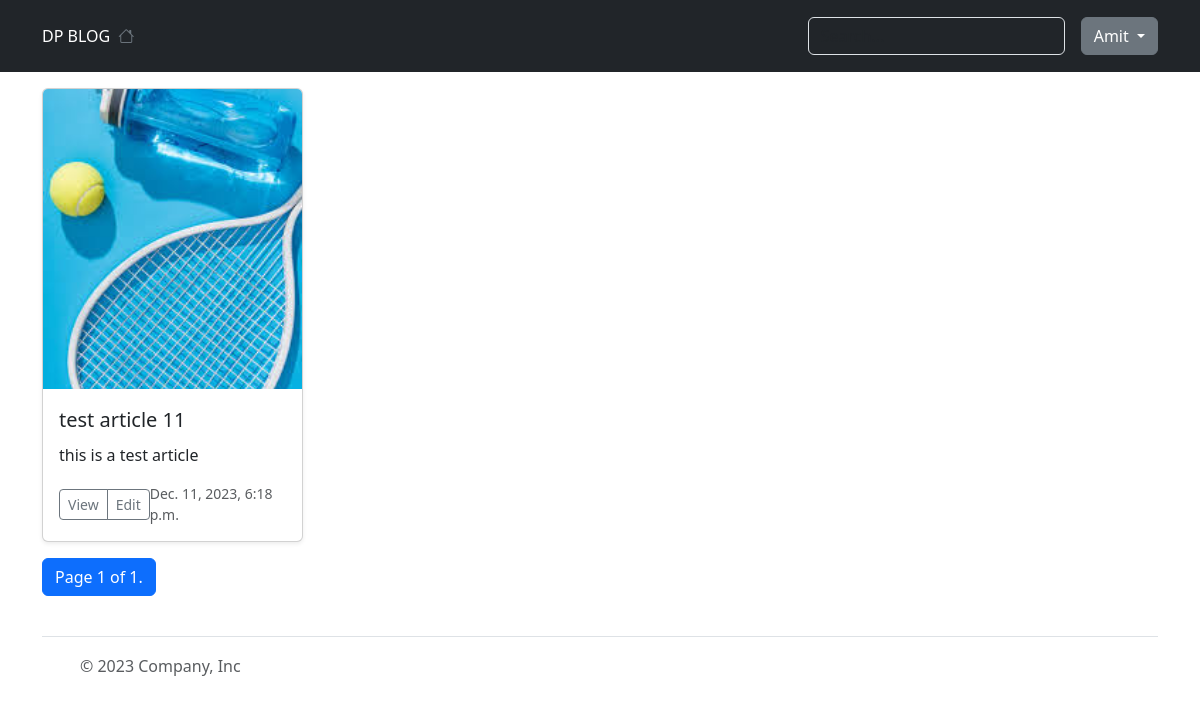
Page /my/articles/ (signed in) on the earlier database version.
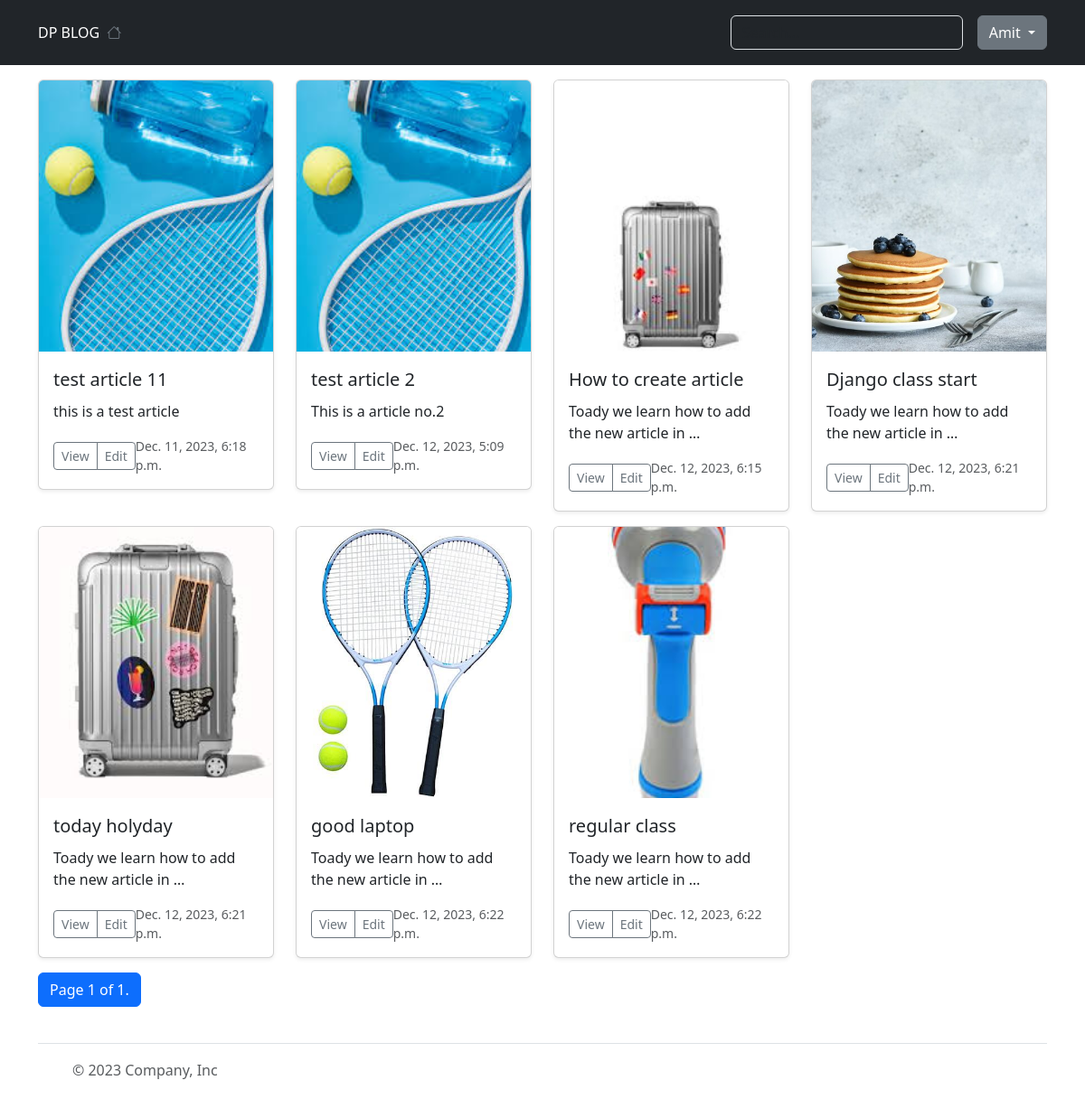
Same page on the later database version.
### blog/models.py (models this page shows, shortened)
class Article(models.Model):
    title= models.CharField("Article title", max_length=100)
    image = models.ImageField("Article title ", upload_to="article/image")
    content = models.TextField()
    topic = models.ForeignKey(Topic, on_delete=models.CASCADE)
    create_at = models.DateTimeField(auto_now=True)
    author = models.ForeignKey("auth.user",on_delete=models.CASCADE)
    like = models.PositiveIntegerField("Total like ",default=0)

### blog/views.py (the view)
# urls.py: path('my/articles/', views.my_article, name='my_articles'),
@login_required
def my_article(request):
    article_list = Article.objects.filter(author = request.user)
    paginator = Paginator(article_list, 8)
    page = request.GET.get('p', 1)
    ctx = {
        'articles' : paginator.get_page(page)
    }
    return render(request, 'blog/my_articles.html', ctx)

### templates/blog/my_articles.html (shortened to what this page needs)
{% extends 'layout/base.html' %}
{% load static %}
{% block content %}
<div class="container my-3">
    <div class="row">
        {% for item in articles %}
        {% include 'components/article_card.html' %}
        {% endfor %}
        <nav aria-label="Page navigation example">
            <ul class="pagination">
              <li class="page-item"><span class="page-link active">
                  Page {{ articles.number }} of {{ articles.paginator.num_pages }}.
                </span>
              </li>
            </ul>
          </nav>
    </div>
</div>
{% endblock %}

### templates/layout/base.html (shortened to what this page needs)
<!doctype html>
<html lang="en">
<head>
  <link href="https://cdn.jsdelivr.net/npm/bootstrap@5.3.2/dist/css/bootstrap.min.css" rel="stylesheet"
>
    <link rel="stylesheet" href="https://cdnjs.cloudflare.com/ajax/libs/bootstrap-icons/1.11.2/font/bootstrap-icons.min.css" />
</head>
<body>
  <header>
    {% include 'components/header.html' %}
  </header>
  <main>
    {% block content %}
    {% endblock content %}
  </main>
  <footer>
    {% include 'components/footer.html' %}
  </footer>
</body>
</html>

### templates/components/header.html (shortened to what this page needs)
<header class="p-3 text-bg-dark">
  <div class="container">
    <div class="d-flex flex-wrap align-items-center justify-content-center justify-content-lg-start">
      <a href="{% url 'home' %}" class="d-flex align-items-center mb-2 mb-lg-0 text-white text-decoration-none">
        DP BLOG
      </a>
      <ul class="nav col-12 col-lg-auto me-lg-auto mb-2 justify-content-center mb-md-0">
        <li><a href="{% url 'home' %}" class="nav-link px-2 text-secondary">
            <i class="bi bi-house"></i>
          </a></li>
      </ul>
      <form class="col-12 col-lg-auto mb-3 mb-lg-0 me-lg-3" role="search">
        <input type="search" class="form-control form-control-dark text-bg-dark" placeholder="Search..."
          aria-label="Search">
      </form>
      <div class="text-end">
        {% if user.is_authenticated %}
        <div class="dropdown open">
          <a class="btn btn-secondary dropdown-toggle" type="button" id="triggerId" data-bs-toggle="dropdown"
            aria-haspopup="true" aria-expanded="false">
            {{user.username|title}}
          </a>
        </div>
        {% else %}
        <a href="{% url 'login' %}" class="btn btn-outline-light me-2">Login</a>
        <a href="{% url 'register' %}" class="btn btn-warning">register</a>
        {% endif %}
      </div>
    </div>
  </div>
</header>

### templates/components/article_card.html (shortened to what this page needs)
{% load static %}
<div class="col-lg-3 col-md-6 mb-3">
    <div class="card shadow-sm">
        <img src="{{item.image.url}}" alt="{{item.title}}" class="card-img-top" height="300">
        <div class="card-body">
            <a href="{% url 'detail' item.id %}" class="card-title fs-5 nav-link">
                {{item.title}}
            </a>
            <p class="card-text">
                {{item.content|truncatewords:10}}
            </p>
            <div class="d-flex justify-content-between align-items-center">
                <div class="btn-group">
                    <a href="{% url 'detail' item.id %}" class="btn btn-sm btn-outline-secondary">View</a>
                    {% if item.author == user %}
                    <a href="{% url 'edit' item.id %}" class="btn btn-sm btn-outline-secondary">Edit</a>
                    {% else %}
                    <a class="btn btn-sm btn-outline-primary">
                        <i class="bi bi-hand-thumbs-up"></i>
                        {{item.likes}}
                    </a>
                    {% endif %}
                </div>
                <small class="text-body-secondary">
                    {{item.create_at}}
                </small>
            </div>
        </div>
    </div>
</div>

### templates/components/footer.html
<div class="container">
    <footer class="d-flex flex-wrap justify-content-between align-items-center py-3 my-4 border-top">
      <div class="col-md-4 d-flex align-items-center">
        <a href="/" class="mb-3 me-2 mb-md-0 text-body-secondary text-decoration-none lh-1">
          <svg class="bi" width="30" height="24"><use xlink:href="#bootstrap"></use></svg>
        </a>
        <span class="mb-3 mb-md-0 text-body-secondary">© 2023 Company, Inc</span>
      </div>
      <ul class="nav col-md-4 justify-content-end list-unstyled d-flex">
        <li class="ms-3"><a class="text-body-secondary" href="#"><svg class="bi" width="24" height="24"><use xlink:href="#twitter"></use></svg></a></li>
        <li class="ms-3"><a class="text-body-secondary" href="#"><svg class="bi" width="24" height="24"><use xlink:href="#instagram"></use></svg></a></li>
        <li class="ms-3"><a class="text-body-secondary" href="#"><svg class="bi" width="24" height="24"><use xlink:href="#facebook"></use></svg></a></li>
      </ul>
    </footer>
  </div>

### templates/components/article_card.html (style rules this page uses)
.card-img-top { object-fit: cover; }

Differences in the rows shown:
added Article: image (picture), title "test article 2", content "This is a article no.2", shows "Edit", create_at "Dec. 12, 2023, 5:09 p.m."
added Article: image (picture), title "How to create article", content "Toady we learn how to add the new article in …", shows "Edit", create_at "Dec. 12, 2023, 6:15 p.m."
added Article: image (picture), title "Django class start", content "Toady we learn how to add the new article in …", shows "Edit", create_at "Dec. 12, 2023, 6:21 p.m."
added Article: image (picture), title "today holyday", content "Toady we learn how to add the new article in …", shows "Edit", create_at "Dec. 12, 2023, 6:21 p.m."
added Article: image (picture), title "good laptop", content "Toady we learn how to add the new article in …", shows "Edit", create_at "Dec. 12, 2023, 6:22 p.m."
added Article: image (picture), title "regular class", content "Toady we learn how to add the new article in …", shows "Edit", create_at "Dec. 12, 2023, 6:22 p.m."
